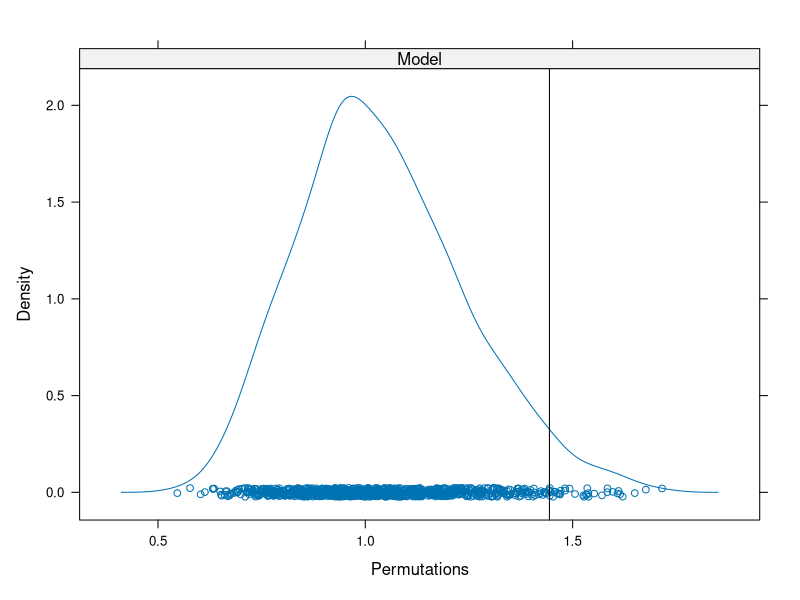

This chart was generated by the following R code: (Note: this script raises an error after producing the figure.)
## ----setup-options, echo = FALSE, results = "hide", message = FALSE-----------
options(htmltools.dir.version = FALSE)
knitr::opts_chunk$set(cache = TRUE, dev = 'svg', echo = TRUE, message = FALSE, warning = FALSE,
                      fig.height=6, fig.width = 1.777777*6)
library("vegan")
library("ggplot2")
data(varespec)
data(varechem)

## plot defaults
theme_set(theme_minimal(base_size = 16, base_family = 'Fira Sans'))


## ----permustats-1, results = "hide"-------------------------------------------
cca1 <- cca(varespec ~ ., data = varechem)
pstat <- permustats(anova(cca1))
summary(pstat)


## ----permustats-1, echo = FALSE-----------------------------------------------
cca1 <- cca(varespec ~ ., data = varechem)
pstat <- permustats(anova(cca1))
summary(pstat)


## ----permustats-2, fig.width = 6, fig.height = 6------------------------------
densityplot(pstat)


## ----cca-anova----------------------------------------------------------------
set.seed(42)
(perm <- anova(cca1))


## ----cyclic-shift-figure, echo = FALSE----------------------------------------
knitr::include_graphics("./resources/cyclic-shifts-figure.png")


## ----shuffle-time-series, echo = TRUE-----------------------------------------
shuffle(10, control = how(within = Within(type = "series")))


## ----set-up-toroidal----------------------------------------------------------
set.seed(4)
h <- how(within = Within(type = "grid",
                         ncol = 3, nrow = 3))
perm <- shuffle(9, control = h)
matrix(perm, ncol = 3)


## ----toroidal-shifts-figure, echo = FALSE-------------------------------------
knitr::include_graphics("./resources/Toroidal_coord.png")


## ----sketch-1, echo = FALSE, out.width = "90%", fig.align = "center"----------
knitr::include_graphics("./resources/permutation-designs-sketch-1.png")


## ----sketch-2, echo = FALSE, out.width = "90%", fig.align = "center"----------
knitr::include_graphics("./resources/permutation-designs-sketch-2.png")


## ----sketch-3, echo = FALSE, out.width = "90%", fig.align = "center"----------
knitr::include_graphics("./resources/permutation-designs-sketch-3.png")


## ----cyclic-shift-mirror-figure, echo = FALSE---------------------------------
knitr::include_graphics("./resources/cyclic-shifts-with-mirror-figure.svg")


## -----------------------------------------------------------------------------
plt <- gl(3, 10)
h <- how(within = Within(type = "series"), plots = Plots(strata = plt))


## ----helper-funs--------------------------------------------------------------
args(Within)
args(Plots)


## ----how-args-----------------------------------------------------------------
args(how)


## ----ts-perm-example1---------------------------------------------------------
plt <- gl(3, 10)
h <- how(within = Within(type = "series"),
         plots = Plots(strata = plt))
set.seed(4)
p <- shuffle(30, control = h)
do.call("rbind", split(p, plt)) ## look at perms in context


## ----ts-perm-example2---------------------------------------------------------
plt <- gl(3, 10)
h <- how(within = Within(type = "series", constant = TRUE),
         plots = Plots(strata = plt))
set.seed(4)
p <- shuffle(30, control = h)
do.call("rbind", split(p, plt)) ## look at perms in context


## ----worked-example-devel-1---------------------------------------------------
## load vegan
library("vegan")

## load the data
spp <- read.csv("data/ohraz-spp.csv", header = TRUE, row.names = 1)
env <- read.csv("data/ohraz-env.csv", header = TRUE, row.names = 1)
molinia <- spp[, 1]
spp <- spp[, -1]

## Year as numeric
env <- transform(env, year = as.numeric(as.character(year)))


## ----worked-example-devel-2---------------------------------------------------
c1 <- rda(spp ~ year + year:mowing + year:fertilizer + year:removal + Condition(plotid), data = env)
(h <- how(within = Within(type = "free"), plots = Plots(strata = env$plotid, type = "none")))


## ----worked-example-devel-2a--------------------------------------------------
set.seed(42)
anova(c1, permutations = h, model = "reduced")


## ----worked-example-devel-2b--------------------------------------------------
set.seed(24)
anova(c1, permutations = h, model = "reduced", by = "axis")


## ----load-crayfish------------------------------------------------------------
## load data
crayfish <- head(read.csv("data/crayfish-spp.csv")[, -1], -1)
design <- read.csv("data/crayfish-design.csv", skip = 1)[, -1]

## fixup the names
names(crayfish) <- gsub("\\.", "", names(crayfish))
names(design) <- c("Watershed", "Stream", "Reach", "Run",
                   "Stream.Nested", "ReachNested", "Run.Nested")


## ----crayfish-unconstrained---------------------------------------------------
m.pca <- rda(crayfish)
summary(eigenvals(m.pca))


## ----crayfish-pca-plot, fig.show = "hide", collapse = TRUE--------------------
layout(matrix(1:2, ncol = 2))
biplot(m.pca, type = c("text", "points"), scaling = "species")
set.seed(23)
ev.pca <- envfit(m.pca ~ Watershed, data = design, scaling = "species")
plot(ev.pca, labels = levels(design$Watershed), add = FALSE)
layout(1)


## ----crayfish-pca-plot, fig.show = "hold", out.width = "75%", echo = FALSE, fig.height = 5----
layout(matrix(1:2, ncol = 2))
biplot(m.pca, type = c("text", "points"), scaling = "species")
set.seed(23)
ev.pca <- envfit(m.pca ~ Watershed, data = design, scaling = "species")
plot(ev.pca, labels = levels(design$Watershed), add = FALSE)
layout(1)


## ----crayfish-watershed-------------------------------------------------------
m.ws <- rda(crayfish ~ Watershed, data = design)
m.ws


## ----crayfish-watershed-2-----------------------------------------------------
summary(eigenvals(m.ws, constrained = TRUE))


## ----crayfish-watershed-3-----------------------------------------------------
set.seed(1)
ctrl <- how(nperm = 499, within = Within(type = "none"),
            plots = with(design, Plots(strata = Stream, type = "free")))
(sig.ws <- anova(m.ws, permutations = ctrl))


## ----crayfish-stream----------------------------------------------------------
m.str <- rda(crayfish ~ Stream + Condition(Watershed), data = design)
m.str


## ----crayfish-stream-2--------------------------------------------------------
summary(eigenvals(m.str, constrained = TRUE))


## ----crayfish-stream-3--------------------------------------------------------
set.seed(1)
ctrl <- how(nperm = 499, within = Within(type = "none"),
            plots = with(design, Plots(strata = Reach, type = "free")),
            blocks = with(design, Watershed))
(sig.str <- anova(m.str, permutations = ctrl))


## ----crayfish-reach-----------------------------------------------------------
(m.re <- rda(crayfish ~ Reach + Condition(Stream), data = design))


## ----crayfish-reach-2---------------------------------------------------------
set.seed(1)
ctrl <- how(nperm = 499, within = Within(type = "none"),
            plots = with(design, Plots(strata = Run, type = "free")),
            blocks = with(design, Stream))
(sig.re <- anova(m.re, permutations = ctrl))


## ----crayfish-run-------------------------------------------------------------
(m.run <- rda(crayfish ~ Run + Condition(Reach), data = design))


## ----crayfish-run-2-----------------------------------------------------------
set.seed(1)
ctrl <- how(nperm = 499, within = Within(type = "free"),
            blocks = with(design, Reach))
(sig.run <- anova(m.run, permutations = ctrl))

